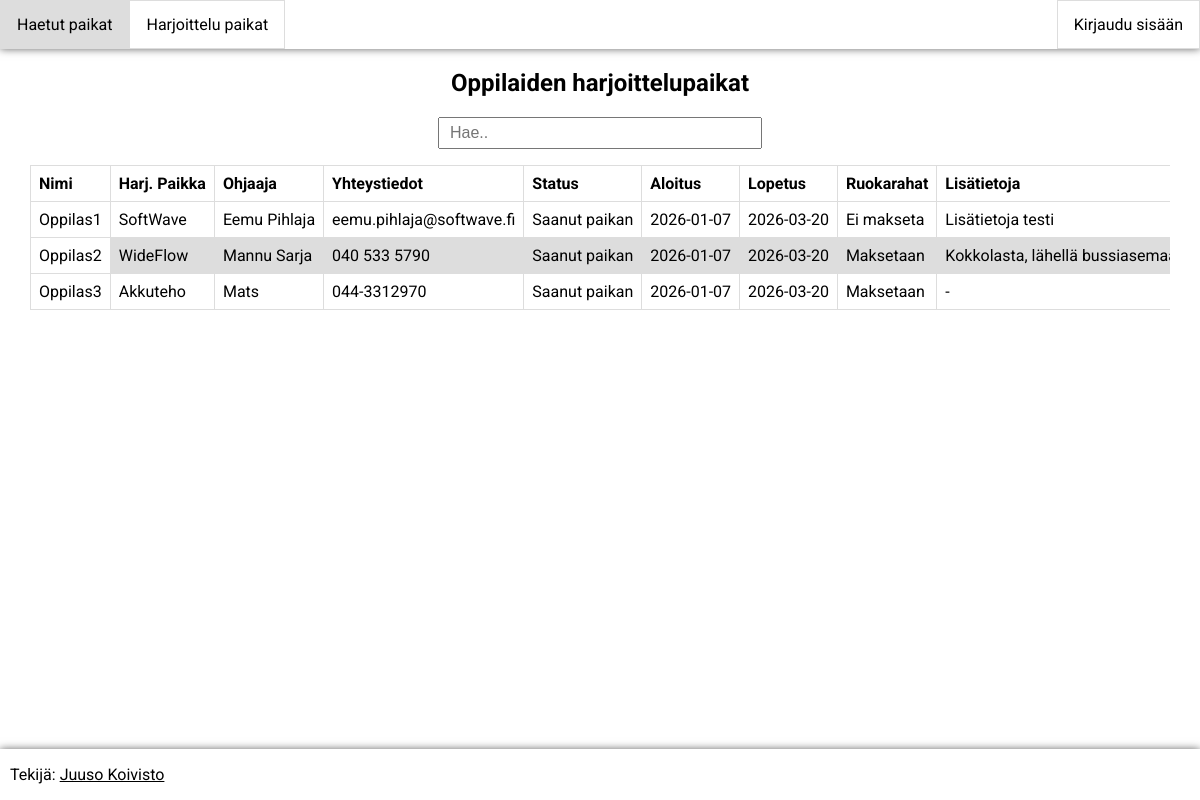
The page / on the database its author committed.
### tables this page shows
CREATE TABLE `oppilaat` (
  `id` int(11) NOT NULL,
  `nimi` varchar(255) NOT NULL,
  `paikka` varchar(255) DEFAULT NULL,
  `ohjaaja` varchar(255) DEFAULT NULL,
  `yhteystiedot` varchar(255) DEFAULT NULL,
  `aloitus` date NOT NULL,
  `lopetus` date NOT NULL,
  `status` varchar(255) NOT NULL,
  `ruokaraha` varchar(255) DEFAULT NULL,
  `muuta` varchar(255) DEFAULT NULL
);

### actions/data/hae_oppilaat_taulukko.php (the view, shortened to what this page needs)
<?php
$sql = "SELECT * FROM oppilaat";
$result = $conn->query($sql);
if ($result->num_rows > 0) {
    while ($row = $result->fetch_assoc()){
        $ruokaraha = $row["ruokaraha"] == "off" ? "Ei makseta" : "Maksetaan";
        $status = $row["status"] == "v_hakemassa" ? "Hakemassa" : "Saanut paikan";
        echo "<tr>";
        echo "<td class='sticky-element'>" . ($row["nimi"] ?: "-") . "</td>";
        echo "<td>" . ($row["paikka"] ?: "-") . "</td>";
        echo "<td>" . ($row["ohjaaja"] ?: "-") . "</td>";
        echo "<td>" . ($row["yhteystiedot"] ?: "-") . "</td>";
        echo "<td>" . $status . "</td>";
        echo "<td>" . ($row["aloitus"] ?: "-") . "</td>";
        echo "<td>" . ($row["lopetus"] ?: "-") . "</td>";
        echo "<td>" . $ruokaraha . "</td>";
        echo "<td>" . ($row["muuta"] ?: "-") . "</td>";
        echo "</tr>";
    }
} else {
    echo "Yhtään oppilasta ei löytynyt.";
}
?>

### style.css (style rules this page uses)
body { font-family: 'Roboto'; min-height: 100vh; margin: 0; display: flex; flex-direction: column; }
td, th { border: 1px solid #dddddd; text-align: left; padding: 8px; }
tr:nth-child(even) { background-color: #dddddd; }
.sticky-element { position: sticky; left: 0; background-color: #ffffff; }

### rows shown on the page
oppilaat: nimi "Oppilas1", paikka "SoftWave", ohjaaja "Eemu Pihlaja", yhteystiedot "eemu.pihlaja@softwave.fi", status "Saanut paikan", aloitus "2026-01-07", lopetus "2026-03-20", ruokaraha "Ei makseta", muuta "Lisätietoja testi"
oppilaat: nimi "Oppilas2", paikka "WideFlow", ohjaaja "Mannu Sarja", yhteystiedot "040 533 5790", status "Saanut paikan", aloitus "2026-01-07", lopetus "2026-03-20", ruokaraha "Maksetaan", muuta "Kokkolasta, lähellä…"
oppilaat: nimi "Oppilas3", paikka "Akkuteho", ohjaaja "Mats", yhteystiedot "044-3312970", status "Saanut paikan", aloitus "2026-01-07", lopetus "2026-03-20", ruokaraha "Maksetaan", muuta "-"
